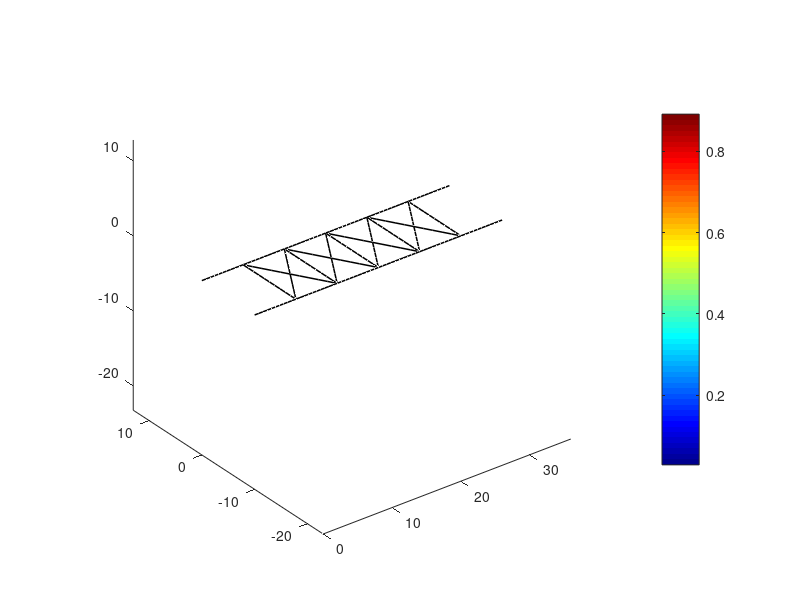

Write MATLAB code to recreate this figure.
%% 연습 문제 5-54
clearvars;
clc; close
%% Given Parameters
E=30 * 10^6;
G=12 * 10^6;
I=50;
J=20;
nNod=264;
nEle=250;
%% matP & matE
matP=zeros(nNod,2);
matP(1:11,:)=[(0:(6/10):6)', zeros(11, 1)];
matP(11:21,:)=[(6:(6/10):12)', zeros(11, 1)];
matP(21:31,:)=[(12:(6/10):18)', zeros(11, 1)];
matP(31:41,:)=[(18:(6/10):24)', zeros(11, 1)];
matP(41:51,:)=[(24:(6/10):30)', zeros(11, 1)];
matP(51:61,:)=[(30:(6/10):36)', zeros(11, 1)];
matP(61:71,:)=[(0:(6/10):6)', -10 * ones(11, 1)];
matP(71:81,:)=[(6:(6/10):12)', -10 * ones(11, 1)];
matP(81:91,:)=[(12:(6/10):18)', -10 * ones(11, 1)];
matP(91:101,:)=[(18:(6/10):24)', -10 * ones(11, 1)];
matP(101:111,:)=[(24:(6/10):30)', -10 * ones(11, 1)];
matP(111:121,:)=[(30:(6/10):36)', -10 * ones(11, 1)];
matP(121:131,:)=[6 * ones(11, 1), (-10:(10/10):0)'];
matP(131:141,:)=[(6:(6/10):12)', (0:(-10/10):-10)'];
matP(141:151,:)=[(6:(6/10):12)', (-10:(10/10):0)'];
matP(151:161,:)=[12 * ones(11, 1), (-10:(10/10):0)'];
matP(161:171,:)=[(12:(6/10):18)', (0:(-10/10):-10)'];
matP(171:181,:)=[(12:(6/10):18)', (-10:(10/10):0)'];
matP(181:191,:)=[18 * ones(11, 1), (-10:(10/10):0)'];
matP(191:201,:)=[(18:(6/10):24)', (0:(-10/10):-10)'];
matP(201:211,:)=[(18:(6/10):24)', (-10:(10/10):0)'];
matP(211:221,:)=[24 * ones(11, 1), (-10:(10/10):0)'];
matP(221:231,:)=[(24:(6/10):30)', (0:(-10/10):-10)'];
matP(231:241,:)=[(24:(6/10):30)', (-10:(10/10):0)'];
matP(241:251,:)=[30 * ones(11, 1), (-10:(10/10):0)'];
matP(252, :) = [6, 0];
matP(253, :) = [12, 0];
matP(254, :) = [18, 0];
matP(255, :) = [24, 0];
matP(256, :) = [30, 0];
matP(257, :) = [36, 0];
matP(258, :) = [0, -10];
matP(259, :) = [6, -10];
matP(260, :) = [12, -10];
matP(261, :) = [18, -10];
matP(262, :) = [24, -10];
matP(263, :) = [30, -10];
matP(264, :) = [36, -10];
matE=zeros(nEle,2);
for kk=1:1:nEle
    matE(kk,:)=[kk kk+1];
end
%10, 20, 30 ...
LastElementLeft = (10:10:nEle)';
LastElementRight = [252;253;254;255;256;257;
                     259;260;261;262;263;264;
                     252;
                     260;253;
                     253;
                     261;254;
                     254;
                     262;255;
                     255;
                     263;256;
                     256];
matE(10:10:nEle, :) = [LastElementLeft, LastElementRight];
%11, 21, 31 ...
StartElementRight = (12:10:nEle)';
StartElementLeft = [252;253;254;255;256;
                     258;259;260;261;262;263;
                     259;
                     252;259;
                     260;
                     253;260;
                     261;
                     254;261;
                     262;
                     255;262;
                     263];
matE(11:10:nEle, :) = [StartElementLeft, StartElementRight];
usedNode = unique(matE);
%% Global Stiffness Equation
KK=zeros(3*nNod,3*nNod);
for kk=1:1:nEle
    p=matE(kk,1);
    q=matE(kk,2);
    x1=matP(p,1);
    y1=matP(p,2);
    x2=matP(q,1);
    y2=matP(q,2);
    Le=sqrt((x2-x1)^2+(y2-y1)^2);
    co=(x2-x1)/Le;
    si=(y2-y1)/Le;
    kLocal=zeros(6,6);
    kLocal([2,5],[2,5])=(G*J)/Le*[ 1 -1;
                                  -1  1];
    kLocal([1,3,4,6],[1,3,4,6])=(E*I)/(Le^3)*[   12  -6*Le   -12  -6*Le;
                                              -6*Le 4*Le^2  6*Le 2*Le^2;
                                                -12   6*Le    12   6*Le;
                                              -6*Le 2*Le^2  6*Le 4*Le^2];
    matT=[1   0  0 0   0  0;
          0  co si 0   0  0;
          0 -si co 0   0  0;
          0   0  0 1   0  0;
          0   0  0 0  co si;
          0   0  0 0 -si co];
    eDoFs=[3*p-2:3*p,3*q-2:3*q];
    KK(eDoFs,eDoFs)=KK(eDoFs,eDoFs)+transpose(matT)*kLocal*matT;
end
%% Boundary Conditions
FF=zeros(3*nNod,1);
FF(3*(252)-2,1)=-1;
FF(3*(253)-2,1)=-1;
FF(3*(254)-2,1)=-1;
FF(3*(255)-2,1)=-1;
FF(3*(256)-2,1)=-1;
FF(3*(259)-2,1)=-1;
FF(3*(260)-2,1)=-1;
FF(3*(261)-2,1)=-1;
FF(3*(262)-2,1)=-1;
FF(3*(263)-2,1)=-1;
dd=zeros(3*nNod,1);
FullDoFs=sort([3*(usedNode)-2, 3*(usedNode)-1, 3*(usedNode)]);
FixedDoFs=[3*(1)-2:3*(1)-1, 3*(258)-2:3*(258)-1,3*(257)-2, 3*(264)-2 ];
FreeDoFs=setdiff(FullDoFs,FixedDoFs);
dd(FreeDoFs,1)=KK(FreeDoFs,FreeDoFs)\FF(FreeDoFs,1);
%% Reaction Force
KK(3*1-2:3*1,:)*dd
KK(3*21-2:3*21,:)*dd
%% Visualization
scale=1000000 * 5;
for kk=1:1:nEle
    if mod(kk, 10) == 0
        ;
    end
    p=matE(kk,1);
    q=matE(kk,2);
    x1=matP(p,1);
    y1=matP(p,2);
    x2=matP(q,1);
    y2=matP(q,2);
    Le=sqrt((x2-x1)^2+(y2-y1)^2);
    co=(x2-x1)/Le;
    si=(y2-y1)/Le;
    matT=[1   0  0 0   0  0;
          0  co si 0   0  0;
          0 -si co 0   0  0;
          0   0  0 1   0  0;
          0   0  0 0  co si;
          0   0  0 0 -si co];
    xInitial=[x1 x2];
    yInitial=[y1 y2];
    zInitial=[ 0  0];
    eDoFs=[3*p-2:3*p,3*q-2:3*q];
    de=dd(eDoFs,1);
    dLocal=matT*de;
    Sshear=(G/Le)*(2*J/pi)^(1/4)*[-1 1]*[dLocal(2);
                                         dLocal(5)];
    d2N1=-(6*Le - 12*(Le/2))/Le^3;
    d2N2=(- 4*Le^2 + 6*(Le/2)*Le)/Le^3;
    d2N3=(6*Le - 12*(Le/2))/Le^3;
    d2N4=(- 2*Le^2 + 6*(Le/2)*Le)/Le^3;
    Snormal=(E)*(2*J/pi)^(1/4)*[-d2N1 d2N2 -d2N3 d2N4]*[dLocal(1);
                                                        dLocal(3);
                                                        dLocal(4);
                                                        dLocal(6)];
    Svm=sqrt(Snormal^(2)+3*(Sshear)^2);
    SCol=Svm*[1 1];
    xDeformed=[x1 x2];
    yDeformed=[y1 y2];
    zDeformed=[scale*de(1) scale*de(4)];
    figure(1);
    plot3(xInitial,yInitial,zInitial,'k','LineWidth',1.1);
    hold on;
    % plot3(xDeformed,yDeformed,zDeformed,'b','LineWidth',1.1);
    % hold on;
    patch(xDeformed,yDeformed,zDeformed,SCol,'EdgeColor','flat','LineWidth',1.1);
    hold on;
end
colormap jet;
colorbar;
axis equal;
axis padded;
